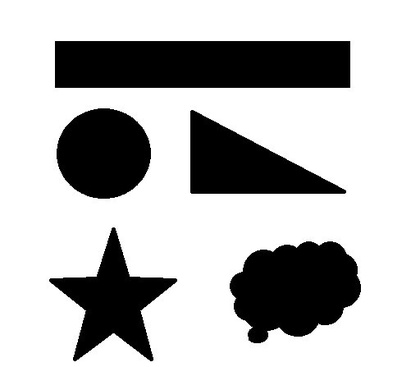
%> input picture Experiment1/DistanceTransform/testimg.jpg, 420 x 367 px, shrunk from 512 x 447 before the run
$ octave main.m   (GNU Octave 9; MATLAB toolbox functions it lacks are replaced by stand-ins)
%> lines starting %> are read from the running program, lines starting %| are printed output that depends on the picture; in (x1, y1, x2, y2) boxes, pixels count from 0 and x2, y2 are one past the last pixel; in counts of white or black regions, pixels touching at a corner belong together; the program's own positions count from 1
### Experiment1/DistanceTransform/MyDisTrans.m
function DisTrans_result=MyDisTrans(bw)

%���ƾ���任�ļ������
% ʹ������ɨ��� chamfer �����㷨�������پ��룩
% ��һ�飺�����ϵ�����ɨ��
% �ڶ��飺�����µ�����ɨ��

[height, width] = size(bw);
DisTrans_result = double(bw);

% ��һ��ɨ�裺���ϵ�����
for i = 1:height
    for j = 1:width
        if bw(i, j) == 1
            DisTrans_result(i, j) = 0;
        else
            neighbors = [];
            if i > 1,       neighbors = [neighbors, DisTrans_result(i-1, j)]; end
            if j > 1,       neighbors = [neighbors, DisTrans_result(i, j-1)]; end
            if i > 1 && j > 1,   neighbors = [neighbors, DisTrans_result(i-1, j-1)]; end
            if i > 1 && j < width, neighbors = [neighbors, DisTrans_result(i-1, j+1)]; end
            if isempty(neighbors)
                DisTrans_result(i, j) = inf;
            else
                DisTrans_result(i, j) = 1 + min(neighbors);
            end
        end
    end
end

% �ڶ���ɨ�裺���µ�����
for i = height:-1:1
    for j = width:-1:1
        if bw(i, j) ~= 1
            neighbors = [];
            if i < height,       neighbors = [neighbors, DisTrans_result(i+1, j)]; end
            if j < width,        neighbors = [neighbors, DisTrans_result(i, j+1)]; end
            if i < height && j < width,  neighbors = [neighbors, DisTrans_result(i+1, j+1)]; end
            if i < height && j > 1,      neighbors = [neighbors, DisTrans_result(i+1, j-1)]; end
            if ~isempty(neighbors)
                DisTrans_result(i, j) = min(DisTrans_result(i, j), 1 + min(neighbors));
            end
        end
    end
end

maxVal = max(DisTrans_result(:));
if maxVal > 0
    DisTrans_result = DisTrans_result / maxVal;
end

%����ԭ��ֵͼ�񾭹�����任��Ľ��DisTrans_result
end

### Experiment1/DistanceTransform/main.m
clc;clear all;close all;

% 读入图像
img = imread('testimg.jpg');
%> img is the input picture: size 367x420x3 uint8; min 0, max 255, mean 183

% 将读入的彩色图像转换为二值图像
bw = im2bw(img);
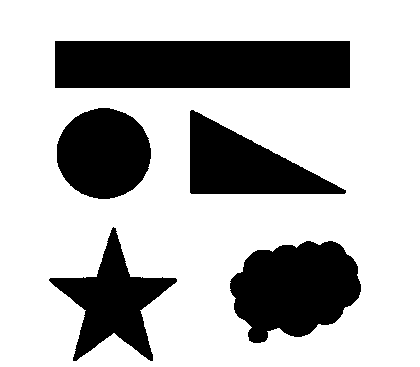
%> bw: size 367x420 logical; 71.7% white; 5 black regions, box (x1, y1, x2, y2) and area: (55, 41, 350, 88) 13865, (230, 241, 361, 343) 9628, (190, 110, 346, 194) 6942, (57, 108, 151, 199) 6689, (49, 227, 177, 361) 6467

%距离变换，需编程实现
DisTrans_result = MyDisTrans(bw);
%> after the loop in MyDisTrans, `for i = 1:height`:
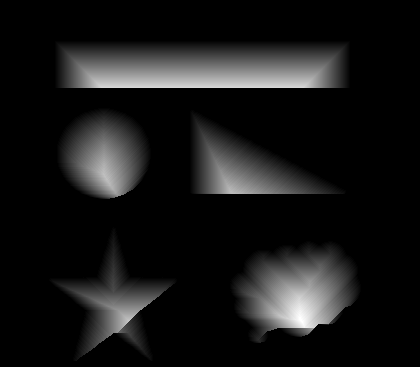
%> DisTrans_result: size 367x420 double; min 0, max 56, mean 5.1; drawn with min black and max white
%> after the loop in MyDisTrans, `for i = 1:height`: neighbors = [1 2 2 0]
%> after the loop in MyDisTrans, `for i = height:-1:1`:
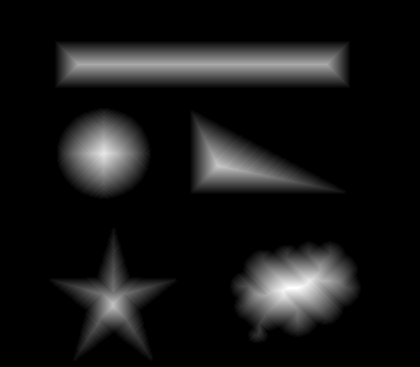
%> DisTrans_result: size 367x420 double; 12.55% of pixels changed, all inside (x1, y1, x2, y2) = (50, 65, 360, 361); drawn with min black and max white
%> after the loop in MyDisTrans, `for i = height:-1:1`: neighbors = [1 1 2 0]
%> in MyDisTrans, `maxVal = max(DisTrans_result(:));`: maxVal = 36

figure;
imshow(DisTrans_result);
title('DisTrans-result');
